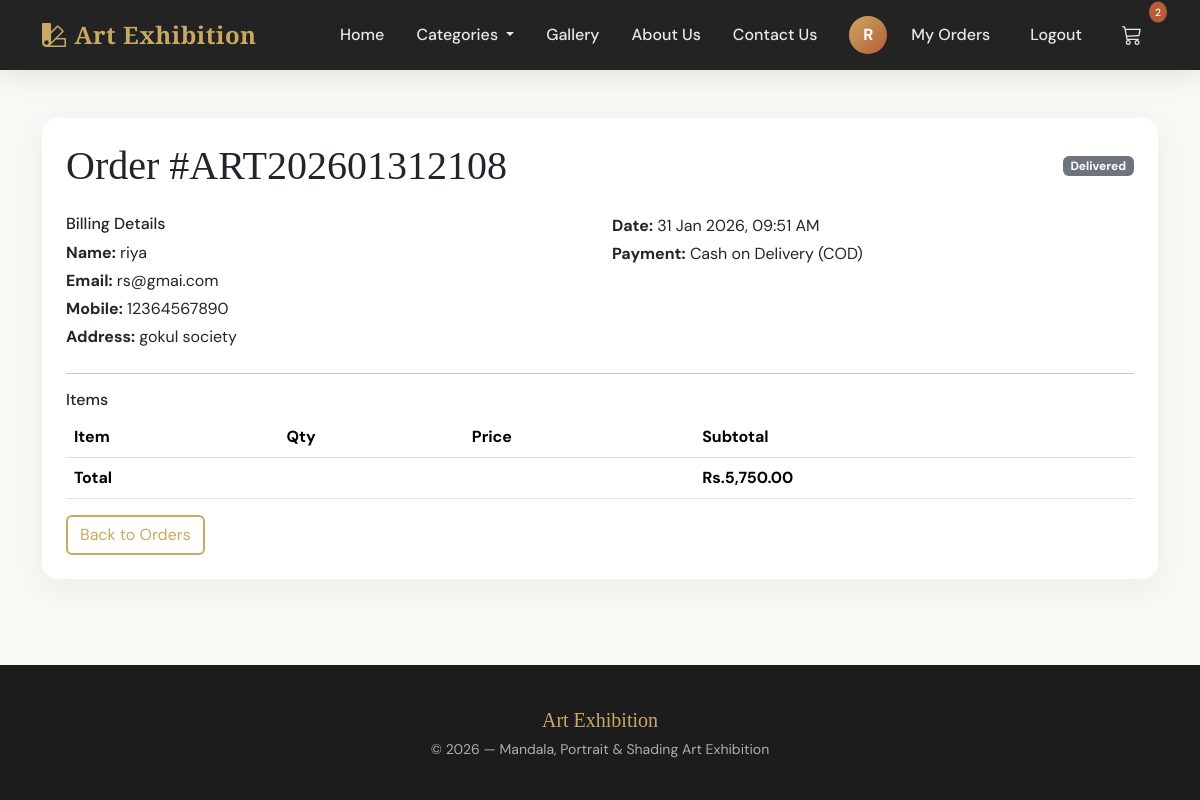
Page /order/2/ (signed in) on the committed database.
### core/models.py (models this page shows, shortened)
class SiteSettings(models.Model):
    site_name = models.CharField(max_length=100, default='Art Exhibition')
    about_us_title = models.CharField(max_length=200, default='About Art Exhibition')
    about_us_content = models.TextField(default='We showcase beautiful artworks including mandala, portrait, and shading art.')
    contact_email = models.EmailField(default='contact@artexhibition.com')
    contact_phone = models.CharField(max_length=20, default='+91 98765 43210')
    contact_address = models.TextField(default='123 Art Gallery Street, Mumbai, India')
    hero_title = models.CharField(max_length=200, default='Discover Beautiful Art')
    hero_subtitle = models.CharField(max_length=300, default='Mandala, Portrait & Shading Art Exhibition')
    hero_background = models.ImageField(upload_to='hero/', blank=True, null=True)
    hero_background_url = models.URLField(blank=True, null=True)

class User(AbstractUser):
    USER_TYPE_CHOICES = (
        ('admin', 'Admin'),
        ('client', 'Client'),
    )
    email = models.EmailField(unique=True)
    user_type = models.CharField(max_length=10, choices=USER_TYPE_CHOICES, default='client')
    phone = models.CharField(max_length=15, blank=True)
    address = models.TextField(blank=True)
    profile_pic = models.ImageField(upload_to='profiles/', blank=True, null=True)
    created_at = models.DateTimeField(auto_now_add=True)
    updated_at = models.DateTimeField(auto_now=True)
    USERNAME_FIELD = 'email'
    REQUIRED_FIELDS = ['username']
    def get_display_name(self):
        if self.username:
            return self.username[0].upper()
        if self.email:
            return self.email[0].upper()
        return 'U'

class Order(models.Model):
    STATUS_CHOICES = (
        ('pending', 'Pending'),
        ('confirmed', 'Confirmed'),
        ('shipped', 'Shipped'),
        ('delivered', 'Delivered'),
        ('cancelled', 'Cancelled'),
    )
    PAYMENT_CHOICES = (
        ('cod', 'Cash on Delivery (COD)'),
        ('online', 'Online Payment'),
    )
    order_number = models.CharField(max_length=20, unique=True, editable=False)
    user = models.ForeignKey(User, on_delete=models.CASCADE, related_name='orders')
    full_name = models.CharField(max_length=255)
    email = models.EmailField()
    phone = models.CharField(max_length=15)
    shipping_address = models.TextField()
    status = models.CharField(max_length=20, choices=STATUS_CHOICES, default='pending')
    payment_method = models.CharField(max_length=20, choices=PAYMENT_CHOICES, default='cod')
    total_amount = models.DecimalField(max_digits=12, decimal_places=2, default=0)
    notes = models.TextField(blank=True)
    created_at = models.DateTimeField(auto_now_add=True)
    updated_at = models.DateTimeField(auto_now=True)
    class Meta:
        ordering = ['-created_at']

### core/views.py (the view)
# urls.py: path('order/<int:order_id>/', views.order_detail, name='order_detail'),
@login_required
def order_detail(request, order_id):
    order = get_object_or_404(Order, id=order_id, user=request.user)
    return render(request, 'core/order_detail.html', {'order': order})

### core/context_processors.py (called while the page is built)
def cart_count(request):
    try:
        if request.user.is_authenticated:
            return {'cart_count': Cart.objects.filter(user=request.user).count()}
    except Exception:
        pass
    return {'cart_count': 0}

def site_settings(request):
    try:
        s = SiteSettings.objects.first()
        return {'site_settings': s if s else SiteSettings()}
    except Exception:
        return {'site_settings': SiteSettings()}

def nav_categories(request):
    try:
        cats = Category.objects.order_by('name')
        return {'nav_categories': cats}
    except Exception:
        return {'nav_categories': []}

### templates/core/order_detail.html (shortened to what this page needs)
{% extends 'base.html' %}
{% load humanize %}
{% block content %}
<section class="py-5">
    <div class="container">
        <div class="card card-art">
            <div class="card-body p-4">
                <div class="d-flex justify-content-between align-items-center flex-wrap gap-3 mb-4">
                    <h1 class="font-display mb-0">Order #{{ order.order_number }}</h1>
                    <span class="badge bg-secondary">{{ order.get_status_display }}</span>
                </div>
                <div class="row mb-4">
                    <div class="col-md-6">
                        <h6>Billing Details</h6>
                        <p class="mb-1"><strong>Name:</strong> {{ order.full_name }}</p>
                        <p class="mb-1"><strong>Email:</strong> {{ order.email }}</p>
                        <p class="mb-1"><strong>Mobile:</strong> {{ order.phone }}</p>
                        <p class="mb-0"><strong>Address:</strong> {{ order.shipping_address }}</p>
                    </div>
                    <div class="col-md-6">
                        <p class="mb-1"><strong>Date:</strong> {{ order.created_at|date:"d M Y, h:i A" }}</p>
                        <p class="mb-1"><strong>Payment:</strong> {{ order.get_payment_method_display }}</p>
                    </div>
                </div>
                <hr>
                <h6>Items</h6>
                <table class="table">
                    <thead><tr><th>Item</th><th>Qty</th><th>Price</th><th>Subtotal</th></tr></thead>
                    <tfoot><tr><th colspan="3">Total</th><th>Rs.{{ order.total_amount|intcomma }}</th></tr></tfoot>
                </table>
                <a href="{% url 'core:order_list' %}" class="btn btn-outline-art">Back to Orders</a>
            </div>
        </div>
    </div>
</section>
{% endblock %}

### templates/base.html (shortened to what this page needs)
{% load static %}
<!DOCTYPE html>
<html lang="en">
<head>
    <link href="https://cdn.jsdelivr.net/npm/bootstrap@5.3.2/dist/css/bootstrap.min.css" rel="stylesheet">
    <link rel="stylesheet" href="https://cdn.jsdelivr.net/npm/bootstrap-icons@1.11.1/font/bootstrap-icons.css">
</head>
<body class="d-flex flex-column min-vh-100">
    {% block nav %}
    <nav class="navbar navbar-expand-lg navbar-dark navbar-art sticky-top">
        <div class="container">
            <a class="navbar-brand" href="{% url 'core:home' %}">
                <i class="bi bi-palette2 me-2"></i>{{ site_settings.site_name }}
            </a>
            <div class="collapse navbar-collapse" id="navbarNav">
                <ul class="navbar-nav ms-auto">
                    <li class="nav-item"><a class="nav-link {% if request.resolver_match.url_name == 'home' %}active{% endif %}" href="{% url 'core:home' %}">Home</a></li>
                    <li class="nav-item dropdown">
                        <a class="nav-link dropdown-toggle" href="#" id="categoryDropdown" role="button" data-bs-toggle="dropdown" aria-expanded="false">
                            Categories
                        </a>
                    </li>
                    <li class="nav-item"><a class="nav-link" href="{% url 'core:gallery' %}">Gallery</a></li>
                    <li class="nav-item"><a class="nav-link" href="{% url 'core:about_us' %}">About Us</a></li>
                    <li class="nav-item"><a class="nav-link" href="{% url 'core:contact_us' %}">Contact Us</a></li>
                </ul>
                <ul class="navbar-nav align-items-center gap-2 ms-3">
                    {% if user.is_authenticated %}
                    <li class="nav-item">
                        <div class="user-avatar" title="{{ user.email }}">
                            {{ user.get_display_name }}
                        </div>
                    </li>
                    <li class="nav-item"><a class="nav-link" href="{% url 'core:order_list' %}">My Orders</a></li>
                    <li class="nav-item"><a class="nav-link" href="{% url 'core:logout' %}">Logout</a></li>
                    {% else %}
                    <li class="nav-item"><a class="btn btn-outline-art btn-sm" href="{% url 'core:register' %}">Register</a></li>
                    <li class="nav-item"><a class="btn btn-art btn-sm" href="{% url 'core:login' %}">Login</a></li>
                    {% endif %}
                    {% if user.is_authenticated %}
                    <li class="nav-item">
                        <a class="nav-link position-relative" href="{% url 'core:cart' %}">
                            <i class="bi bi-cart3 fs-5"></i>
                            {% if cart_count %}<span class="cart-badge position-absolute top-0 start-100 translate-middle">{{ cart_count }}</span>{% endif %}
                        </a>
                    </li>
                    {% endif %}
                </ul>
            </div>
        </div>
    </nav>
    {% endblock %}
    <main class="flex-grow-1">
        {% block content %}{% endblock %}
    </main>
    {% block footer %}
    <footer class="mt-auto">
        <div class="container text-center">
            <p class="mb-1 font-display fs-5" style="color: var(--art-gold);">{{ site_settings.site_name }}</p>
            <p class="small mb-0 opacity-75">© {% now "Y" %} — Mandala, Portrait & Shading Art Exhibition</p>
        </div>
    </footer>
    {% endblock %}
</body>
</html>

### templates/base.html (style rules this page uses)
:root { --art-ivory: #FAF8F5; --art-charcoal: #1C1C1C; --art-gold: #C9A962; --art-terracotta: #B85C38; --art-sage: #7D8B6F; --art-cream: #F5F0E8; }
* { box-sizing: border-box; }
body { font-family: 'DM Sans', sans-serif; background: var(--art-ivory); color: var(--art-charcoal); min-height: 100vh; overflow-x: hidden; }
.font-display { font-family: 'Playfair Display', serif; }
.navbar-art { background: rgba(28, 28, 28, 0.97) !important; backdrop-filter: blur(12px); box-shadow: 0 4px 30px rgba(0,0,0,0.1); padding: 0.75rem 0; }
.navbar-art .navbar-brand { font-family: 'Playfair Display', serif; font-weight: 700; font-size: 1.5rem; color: var(--art-gold) !important; letter-spacing: 0.5px; }
.navbar-art .nav-link { color: rgba(255,255,255,0.9) !important; font-weight: 500; padding: 0.5rem 1rem !important; border-radius: 6px; transition: all 0.3s ease; }
.user-avatar { width: 38px; height: 38px; border-radius: 50%; background: linear-gradient(135deg, var(--art-gold), var(--art-terracotta)); color: white; display: flex; align-items: center; justify-content: center; font-weight: 700; font-size: 1rem; }
.cart-badge { background: var(--art-terracotta); color: white; font-size: 0.65rem; padding: 0.25em 0.5em; border-radius: 50%; min-width: 18px; text-align: center; }
.btn-outline-art { border: 2px solid var(--art-gold); color: var(--art-gold); background: transparent; }
.card-art { border: none; border-radius: 16px; overflow: hidden; box-shadow: 0 8px 32px rgba(28, 28, 28, 0.06); transition: all 0.4s cubic-bezier(0.4, 0, 0.2, 1); }
footer { background: var(--art-charcoal); color: rgba(255,255,255,0.85); padding: 2.5rem 0; margin-top: auto; }

### rows in the picture
SiteSettings: site_name "Art Exhibition"
User: get_display_name "R"
Order: order_number "ART202601312108", status "Delivered", full_name "riya", email "rs@gmai.com", phone "12364567890", shipping_address "gokul society", created_at "31 Jan 2026, 09:51 AM", payment_method "Cash on Delivery (COD)", total_amount "5,750.00"

### other values in the picture
{{ cart_count }} "2"
